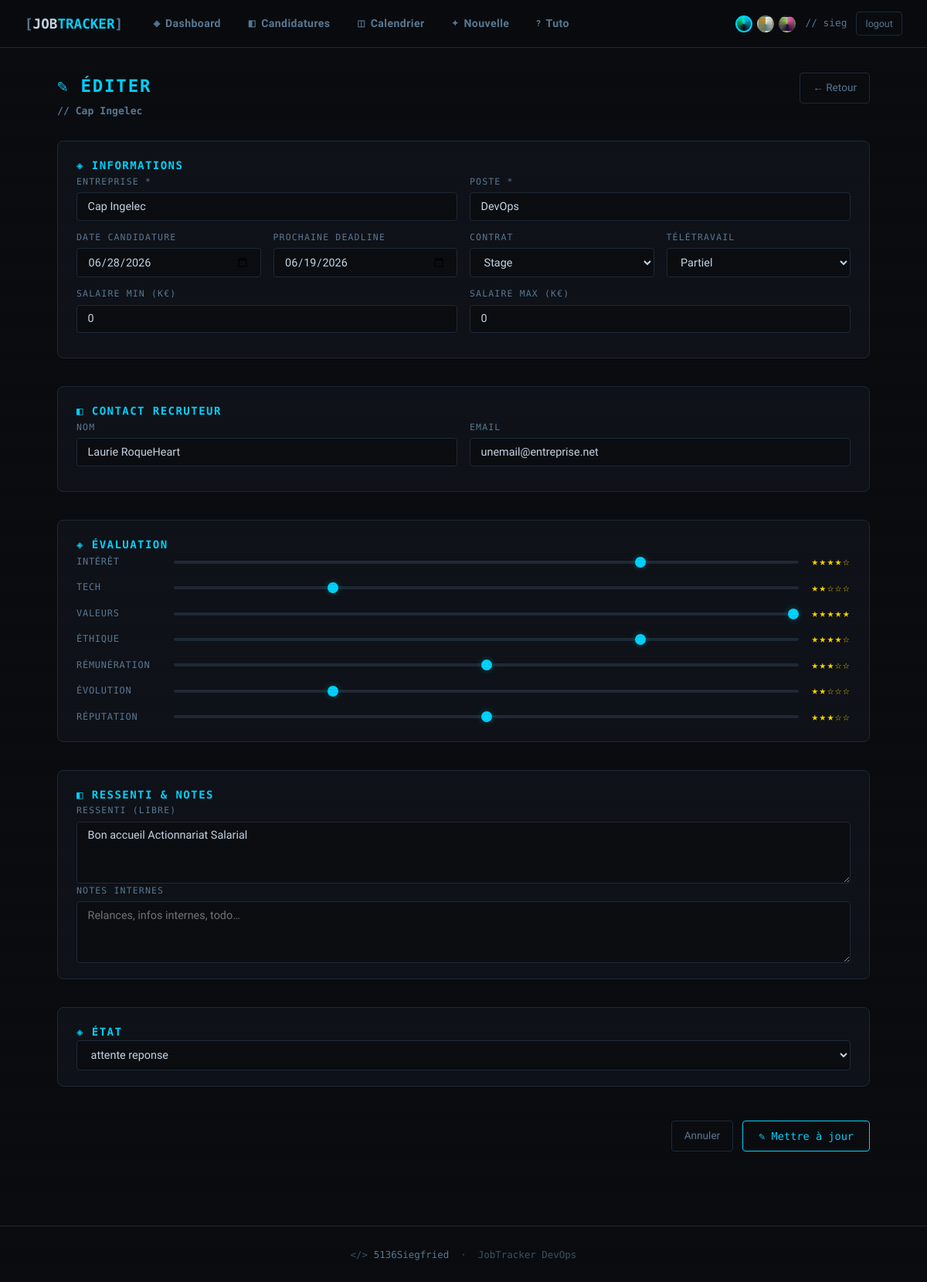
Screenshot of /candidature/1/edit (signed in) with the database file from the repository.
### app/models.py (models this page shows, shortened)
class User(UserMixin, db.Model):
    __tablename__ = "users"
    id = db.Column(db.Integer, primary_key=True)
    username = db.Column(db.String(80), unique=True, nullable=False)
    password_hash = db.Column(db.String(256), nullable=False)
    theme = db.Column(db.String(20), default="cyber")
    candidatures = db.relationship("Candidature", backref="user", lazy=True, cascade="all, delete-orphan")

class Candidature(db.Model):
    __tablename__ = "candidatures"
    id = db.Column(db.Integer, primary_key=True)
    user_id = db.Column(db.Integer, db.ForeignKey("users.id"), nullable=False)
    entreprise = db.Column(db.String(200), nullable=False)
    poste = db.Column(db.String(200), nullable=False)
    date_candidature = db.Column(db.Date, default=date.today)
    prochaine_deadline = db.Column(db.Date, nullable=True)
    type_contrat = db.Column(db.String(50), default="")
    teletravail = db.Column(db.String(50), default="")
    salaire_min = db.Column(db.Integer, default=0)
    salaire_max = db.Column(db.Integer, default=0)
    niveau_interet = db.Column(db.Integer, default=3)
    contact_nom = db.Column(db.String(200), default="")
    contact_email = db.Column(db.String(200), default="")
    etat = db.Column(db.String(50), default="en_attente")
    niveau_tech = db.Column(db.Integer, default=3)
    ambiance_valeurs = db.Column(db.Integer, default=3)
    ethique = db.Column(db.Integer, default=3)
    remuneration = db.Column(db.Integer, default=3)
    evolution = db.Column(db.Integer, default=3)
    reputation_pro = db.Column(db.Integer, default=3)
    ressenti = db.Column(db.Text, default="")
    notes = db.Column(db.Text, default="")

### app/app.py (the view, shortened to what this page needs)
    @app.route("/candidature/<int:cid>/edit", methods=["GET","POST"])
    @login_required
    def edit(cid):
        c = Candidature.query.filter_by(id=cid, user_id=current_user.id).first_or_404()
        etats = ["en_attente","attente_reponse","entretien_planifie",
                 "entretien_realise","test_technique","offre_recue","accepte","refuse","ghosted"]
        return render_template("form.html", today=date.today(), c=c, etats=etats)

### app/templates/form.html (shortened to what this page needs)
{% extends "base.html" %}
{% block content %}
<div class="page-header">
  <h1 class="page-title">
    <span class="title-line">{% if c %}✎ ÉDITER{% else %}✦ NOUVELLE CANDIDATURE{% endif %}</span>
    {% if c %}<span class="title-sub">// {{ c.entreprise }}</span>{% endif %}
  </h1>
  <a href="{{ url_for('list_candidatures') }}" class="btn-ghost">← Retour</a>
</div>
<form method="post" class="form-grid">
  <section class="card form-section">
    <h2 class="card-title">◈ Informations</h2>
    <div class="field-row">
      <div class="field-group field-group--grow">
        <label class="field-label">ENTREPRISE *</label>
        <input type="text" name="entreprise" class="field-input" required
               value="{{ c.entreprise if c else '' }}" placeholder="ex: Clever Cloud">
      </div>
      <div class="field-group field-group--grow">
        <label class="field-label">POSTE *</label>
        <input type="text" name="poste" class="field-input" required
               value="{{ c.poste if c else '' }}" placeholder="ex: SRE Engineer">
      </div>
    </div>
    <div class="field-row">
      <div class="field-group">
        <label class="field-label">DATE CANDIDATURE</label>
        <input type="date" name="date_candidature" class="field-input"
               value="{{ c.date_candidature if c else today }}">
      </div>
      <div class="field-group">
        <label class="field-label">PROCHAINE DEADLINE</label>
        <input type="date" name="prochaine_deadline" class="field-input"
               value="{{ c.prochaine_deadline if c and c.prochaine_deadline else '' }}">
      </div>
      <div class="field-group">
        <label class="field-label">CONTRAT</label>
        <select name="type_contrat" class="field-input">
          {% for opt in ['', 'CDI', 'CDD', 'Freelance', 'Stage', 'Alternance', 'Autre'] %}
          <option value="{{ opt }}" {% if c and c.type_contrat == opt %}selected{% endif %}>
            {{ opt if opt else '-- choisir --' }}
          </option>
          {% endfor %}
        </select>
      </div>
      <div class="field-group">
        <label class="field-label">TÉLÉTRAVAIL</label>
        <select name="teletravail" class="field-input">
          {% for opt in ['', 'Aucun', 'Partiel', 'Full Remote'] %}
          <option value="{{ opt }}" {% if c and c.teletravail == opt %}selected{% endif %}>
            {{ opt if opt else '-- choisir --' }}
          </option>
          {% endfor %}
        </select>
      </div>
    </div>
    <div class="field-row">
      <div class="field-group">
        <label class="field-label">SALAIRE MIN (k€)</label>
        <input type="number" name="salaire_min" class="field-input" min="0" max="200" step="1"
               value="{{ c.salaire_min if c else 0 }}">
      </div>
      <div class="field-group">
        <label class="field-label">SALAIRE MAX (k€)</label>
        <input type="number" name="salaire_max" class="field-input" min="0" max="200" step="1"
               value="{{ c.salaire_max if c else 0 }}">
      </div>
    </div>
  </section>
  <section class="card form-section">
    <h2 class="card-title">◧ Contact recruteur</h2>
    <div class="field-row">
      <div class="field-group field-group--grow">
        <label class="field-label">NOM</label>
        <input type="text" name="contact_nom" class="field-input"
               value="{{ c.contact_nom if c else '' }}" placeholder="ex: Alice Dupont">
      </div>
      <div class="field-group field-group--grow">
        <label class="field-label">EMAIL</label>
        <input type="email" name="contact_email" class="field-input"
               value="{{ c.contact_email if c else '' }}" placeholder="recruteur@boite.fr">
      </div>
    </div>
  </section>
  <section class="card form-section">
    <h2 class="card-title">◈ Évaluation</h2>
    <div class="eval-grid">
      {% set sliders = [
        ('niveau_interet',  'INTÉRÊT',      c.niveau_interet if c else 3),
        ('niveau_tech',     'TECH',         c.niveau_tech if c else 3),
        ('ambiance_valeurs','VALEURS',      c.ambiance_valeurs if c else 3),
        ('ethique',         'ÉTHIQUE',      c.ethique if c else 3),
        ('remuneration',    'RÉMUNÉRATION', c.remuneration if c else 3),
        ('evolution',       'ÉVOLUTION',    c.evolution if c else 3),
        ('reputation_pro',  'RÉPUTATION',   c.reputation_pro if c else 3),
      ] %}
      {% for name, label, val in sliders %}
      <div class="slider-row">
        <span class="slider-label">{{ label }}</span>
        <input type="range" id="{{ name }}" name="{{ name }}"
               min="1" max="5" value="{{ val }}"
               class="slider-input"
               oninput="updateStars('{{ name }}')">
        <span class="slider-stars" id="stars_{{ name }}">{{ '★' * val }}{{ '☆' * (5 - val) }}</span>
      </div>
      {% endfor %}
    </div>
  </section>
  <section class="card form-section">
    <h2 class="card-title">◧ Ressenti & notes</h2>
    <div class="field-group">
      <label class="field-label">RESSENTI (libre)</label>
      <textarea name="ressenti" class="field-input field-textarea" rows="3"
                placeholder="Impression globale, ambiance perçue…">{{ c.ressenti if c else '' }}</textarea>
    </div>
    <div class="field-group">
      <label class="field-label">NOTES INTERNES</label>
      <textarea name="notes" class="field-input field-textarea" rows="3"
                placeholder="Relances, infos internes, todo…">{{ c.notes if c else '' }}</textarea>
    </div>
  </section>
  {% if c %}
  <section class="card form-section">
    <h2 class="card-title">◈ État</h2>
    <div class="field-group">
      <select name="etat" class="field-input">
        {% for e in etats %}
        <option value="{{ e }}" {% if c.etat == e %}selected{% endif %}>{{ e | replace('_',' ') }}</option>
        {% endfor %}
      </select>
    </div>
  </section>
  {% endif %}
  <div class="form-footer">
    <a href="{{ url_for('list_candidatures') }}" class="btn-ghost">Annuler</a>
    <button type="submit" class="btn-primary">
      {{ '✎ Mettre à jour' if c else '✦ Ajouter' }}
    </button>
  </div>
</form>
{% endblock %}

### app/templates/base.html (shortened to what this page needs)
<!DOCTYPE html>
<html lang="fr" data-theme="{{ current_user.theme if current_user.is_authenticated else 'cyber' }}">
<head>
  <link rel="stylesheet" href="{{ url_for('static', filename='css/style.css') }}">
</head>
<body>
{% if current_user.is_authenticated %}
<nav class="navbar">
  <a href="{{ url_for('dashboard') }}" class="nav-brand">
    <span class="brand-bracket">[</span>JOB<span class="brand-accent">TRACKER</span><span class="brand-bracket">]</span>
  </a>
  <div class="nav-links">
    <a href="{{ url_for('dashboard') }}" class="nav-link {% if request.endpoint == 'dashboard' %}active{% endif %}">
      <span class="nav-icon">◈</span> Dashboard
    </a>
    <a href="{{ url_for('list_candidatures') }}" class="nav-link {% if request.endpoint == 'list_candidatures' %}active{% endif %}">
      <span class="nav-icon">◧</span> Candidatures
    </a>
    <a href="{{ url_for('cal') }}" class="nav-link {% if request.endpoint == 'cal' %}active{% endif %}">
      <span class="nav-icon">◫</span> Calendrier
    </a>
    <a href="{{ url_for('form') }}" class="nav-link {% if request.endpoint == 'form' %}active{% endif %}">
      <span class="nav-icon">✦</span> Nouvelle
    </a>
    <a href="{{ url_for('tutorial') }}" class="nav-link {% if request.endpoint == 'tutorial' %}active{% endif %}">
      <span class="nav-icon">?</span> Tuto
    </a>
  </div>
  <div class="nav-user">
    <div class="theme-switcher" title="Changer le thème">
      <button class="theme-btn {% if current_user.theme == 'cyber' %}active{% endif %}"
              data-theme="cyber" title="Cyber"></button>
      <button class="theme-btn {% if current_user.theme == 'zen' %}active{% endif %}"
              data-theme="zen" title="Zen"></button>
      <button class="theme-btn {% if current_user.theme == 'kirby' %}active{% endif %}"
              data-theme="kirby" title="Kirby"></button>
    </div>
    <span class="user-tag">// {{ current_user.username }}</span>
    <a href="{{ url_for('logout') }}" class="btn-ghost-sm">logout</a>
  </div>
</nav>
{% endif %}
<main class="main-content">
  {% block content %}{% endblock %}
</main>
<footer class="footer">
  <span class="footer-text">
    &lt;/&gt; <a href="https://github.com/5136Siegfried/jobtracker-devops" target="_blank">5136Siegfried</a>
    &nbsp;·&nbsp; JobTracker DevOps
  </span>
</footer>
</body>
</html>

### rows the page displays
User: username "sieg"
Candidature: entreprise "Cap Ingelec", poste "DevOps", date_candidature "06/28/2026", prochaine_deadline "06/19/2026", type_contrat "Stage", teletravail "Partiel", salaire_min "0", salaire_max "0", contact_nom "Laurie RoqueHeart", contact_email "unemail@entreprise.net", ressenti "Bon accueil Actionnariat Salarial", etat "attente reponse"

### other values shown
{{ label }} "INTÉRÊT" "TECH" "VALEURS" "ÉTHIQUE" "RÉMUNÉRATION" "ÉVOLUTION" "RÉPUTATION"
{{ '★' * val }} "★★★★" "★★" "★★★★★" "★★★★" "★★★" "★★" "★★★"
{{ '☆' * (5 - val) }} "☆" "☆☆☆" "☆" "☆☆" "☆☆☆" "☆☆"
{{ '✎ Mettre à jour' if c else '✦ Ajouter' }} "✎ Mettre à jour"
